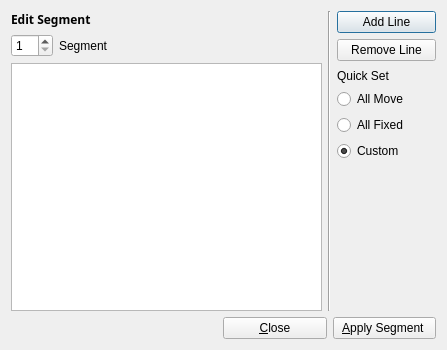
<?xml version="1.0" encoding="UTF-8"?>
<ui version="4.0">
 <class>HellingerEditSegment</class>
 <widget class="QDialog" name="HellingerEditSegment">
  <property name="geometry">
   <rect>
    <x>0</x>
    <y>0</y>
    <width>447</width>
    <height>350</height>
   </rect>
  </property>
  <property name="windowTitle">
   <string>Dialog</string>
  </property>
  <layout class="QGridLayout" name="gridLayout">
   <item row="0" column="0">
    <widget class="QLabel" name="label">
     <property name="font">
      <font>
       <family>Sans Serif</family>
       <weight>75</weight>
       <bold>true</bold>
      </font>
     </property>
     <property name="text">
      <string>Edit Segment</string>
     </property>
    </widget>
   </item>
   <item row="0" column="3" rowspan="5">
    <widget class="Line" name="line">
     <property name="orientation">
      <enum>Qt::Vertical</enum>
     </property>
    </widget>
   </item>
   <item row="0" column="4" rowspan="3">
    <layout class="QVBoxLayout" name="verticalLayout">
     <item>
      <widget class="QPushButton" name="button_add_line">
       <property name="maximumSize">
        <size>
         <width>102</width>
         <height>16777215</height>
        </size>
       </property>
       <property name="text">
        <string>Add Line</string>
       </property>
      </widget>
     </item>
     <item>
      <widget class="QPushButton" name="button_remove_line">
       <property name="maximumSize">
        <size>
         <width>102</width>
         <height>16777215</height>
        </size>
       </property>
       <property name="text">
        <string>Remove Line</string>
       </property>
      </widget>
     </item>
    </layout>
   </item>
   <item row="1" column="0">
    <layout class="QHBoxLayout" name="horizontalLayout">
     <item>
      <widget class="QSpinBox" name="spinbox_segment">
       <property name="minimum">
        <number>1</number>
       </property>
      </widget>
     </item>
     <item>
      <widget class="QLabel" name="label_2">
       <property name="text">
        <string>Segment </string>
       </property>
      </widget>
     </item>
    </layout>
   </item>
   <item row="1" column="1" colspan="2">
    <spacer name="horizontalSpacer">
     <property name="orientation">
      <enum>Qt::Horizontal</enum>
     </property>
     <property name="sizeHint" stdset="0">
      <size>
       <width>176</width>
       <height>20</height>
      </size>
     </property>
    </spacer>
   </item>
   <item row="2" column="0" rowspan="3" colspan="3">
    <widget class="QTableView" name="tableView">
     <property name="sizePolicy">
      <sizepolicy hsizetype="Expanding" vsizetype="Expanding">
       <horstretch>0</horstretch>
       <verstretch>0</verstretch>
      </sizepolicy>
     </property>
     <property name="minimumSize">
      <size>
       <width>280</width>
       <height>170</height>
      </size>
     </property>
     <attribute name="horizontalHeaderDefaultSectionSize">
      <number>70</number>
     </attribute>
     <attribute name="horizontalHeaderMinimumSectionSize">
      <number>20</number>
     </attribute>
    </widget>
   </item>
   <item row="3" column="4">
    <layout class="QVBoxLayout" name="verticalLayout_2">
     <item>
      <widget class="QLabel" name="label_3">
       <property name="text">
        <string>Quick Set</string>
       </property>
      </widget>
     </item>
     <item>
      <widget class="QRadioButton" name="radiobtn_move">
       <property name="text">
        <string>All Move</string>
       </property>
       <property name="checked">
        <bool>false</bool>
       </property>
      </widget>
     </item>
     <item>
      <widget class="QRadioButton" name="radiobtn_fixed">
       <property name="text">
        <string>All Fixed</string>
       </property>
      </widget>
     </item>
     <item>
      <widget class="QRadioButton" name="radiobtn_custom">
       <property name="text">
        <string>Custom</string>
       </property>
       <property name="checked">
        <bool>true</bool>
       </property>
      </widget>
     </item>
    </layout>
   </item>
   <item row="4" column="4">
    <spacer name="verticalSpacer">
     <property name="orientation">
      <enum>Qt::Vertical</enum>
     </property>
     <property name="sizeHint" stdset="0">
      <size>
       <width>20</width>
       <height>117</height>
      </size>
     </property>
    </spacer>
   </item>
   <item row="5" column="0" colspan="2">
    <spacer name="horizontalSpacer_2">
     <property name="orientation">
      <enum>Qt::Horizontal</enum>
     </property>
     <property name="sizeHint" stdset="0">
      <size>
       <width>206</width>
       <height>20</height>
      </size>
     </property>
    </spacer>
   </item>
   <item row="5" column="2" colspan="3">
    <layout class="QHBoxLayout" name="horizontalLayout_2">
     <item>
      <widget class="QPushButton" name="button_close">
       <property name="text">
        <string>&amp;Close</string>
       </property>
      </widget>
     </item>
     <item>
      <widget class="QPushButton" name="button_edit_segment">
       <property name="text">
        <string>&amp;Apply Segment </string>
       </property>
      </widget>
     </item>
    </layout>
   </item>
  </layout>
 </widget>
 <resources/>
 <connections>
  <connection>
   <sender>button_edit_segment</sender>
   <signal>clicked()</signal>
   <receiver>HellingerEditSegment</receiver>
   <slot>reject()</slot>
   <hints>
    <hint type="sourcelabel">
     <x>372</x>
     <y>324</y>
    </hint>
    <hint type="destinationlabel">
     <x>223</x>
     <y>174</y>
    </hint>
   </hints>
  </connection>
  <connection>
   <sender>button_close</sender>
   <signal>clicked()</signal>
   <receiver>HellingerEditSegment</receiver>
   <slot>reject()</slot>
   <hints>
    <hint type="sourcelabel">
     <x>263</x>
     <y>324</y>
    </hint>
    <hint type="destinationlabel">
     <x>223</x>
     <y>174</y>
    </hint>
   </hints>
  </connection>
 </connections>
</ui>
